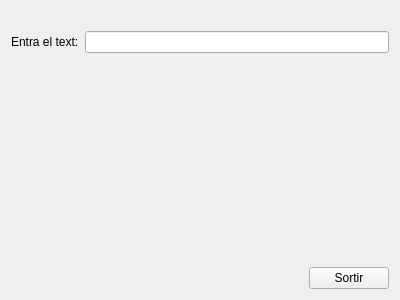
<?xml version="1.0" encoding="UTF-8"?>
<ui version="4.0">
 <class>MyForm</class>
 <widget class="QWidget" name="MyForm">
  <property name="geometry">
   <rect>
    <x>0</x>
    <y>0</y>
    <width>400</width>
    <height>300</height>
   </rect>
  </property>
  <property name="windowTitle">
   <string>Exercici1</string>
  </property>
  <layout class="QVBoxLayout" name="verticalLayout_2">
   <item>
    <layout class="QVBoxLayout" name="verticalLayout">
     <item>
      <widget class="MyLabel" name="label_2">
       <property name="text">
        <string/>
       </property>
      </widget>
     </item>
     <item>
      <layout class="QHBoxLayout" name="horizontalLayout">
       <item>
        <widget class="QLabel" name="label">
         <property name="text">
          <string>Entra el text:</string>
         </property>
        </widget>
       </item>
       <item>
        <widget class="QLineEdit" name="lineEdit"/>
       </item>
      </layout>
     </item>
    </layout>
   </item>
   <item>
    <layout class="QVBoxLayout" name="verticalLayout_3">
     <item>
      <spacer name="verticalSpacer">
       <property name="orientation">
        <enum>Qt::Vertical</enum>
       </property>
       <property name="sizeHint" stdset="0">
        <size>
         <width>20</width>
         <height>40</height>
        </size>
       </property>
      </spacer>
     </item>
     <item>
      <layout class="QHBoxLayout" name="horizontalLayout_2">
       <item>
        <spacer name="horizontalSpacer">
         <property name="orientation">
          <enum>Qt::Horizontal</enum>
         </property>
         <property name="sizeHint" stdset="0">
          <size>
           <width>40</width>
           <height>20</height>
          </size>
         </property>
        </spacer>
       </item>
       <item>
        <widget class="QPushButton" name="pushButton">
         <property name="text">
          <string>Sortir</string>
         </property>
        </widget>
       </item>
      </layout>
     </item>
    </layout>
   </item>
  </layout>
 </widget>
 <customwidgets>
  <customwidget>
   <class>MyLabel</class>
   <extends>QLabel</extends>
   <header>MyLabel.h</header>
   <slots>
    <slot>setTextMajuscules(QString)</slot>
   </slots>
  </customwidget>
 </customwidgets>
 <resources/>
 <connections>
  <connection>
   <sender>pushButton</sender>
   <signal>clicked()</signal>
   <receiver>MyForm</receiver>
   <slot>close()</slot>
   <hints>
    <hint type="sourcelabel">
     <x>334</x>
     <y>275</y>
    </hint>
    <hint type="destinationlabel">
     <x>399</x>
     <y>210</y>
    </hint>
   </hints>
  </connection>
  <connection>
   <sender>lineEdit</sender>
   <signal>textChanged(QString)</signal>
   <receiver>label_2</receiver>
   <slot>setTextMajuscules(QString)</slot>
   <hints>
    <hint type="sourcelabel">
     <x>130</x>
     <y>52</y>
    </hint>
    <hint type="destinationlabel">
     <x>60</x>
     <y>19</y>
    </hint>
   </hints>
  </connection>
 </connections>
</ui>
